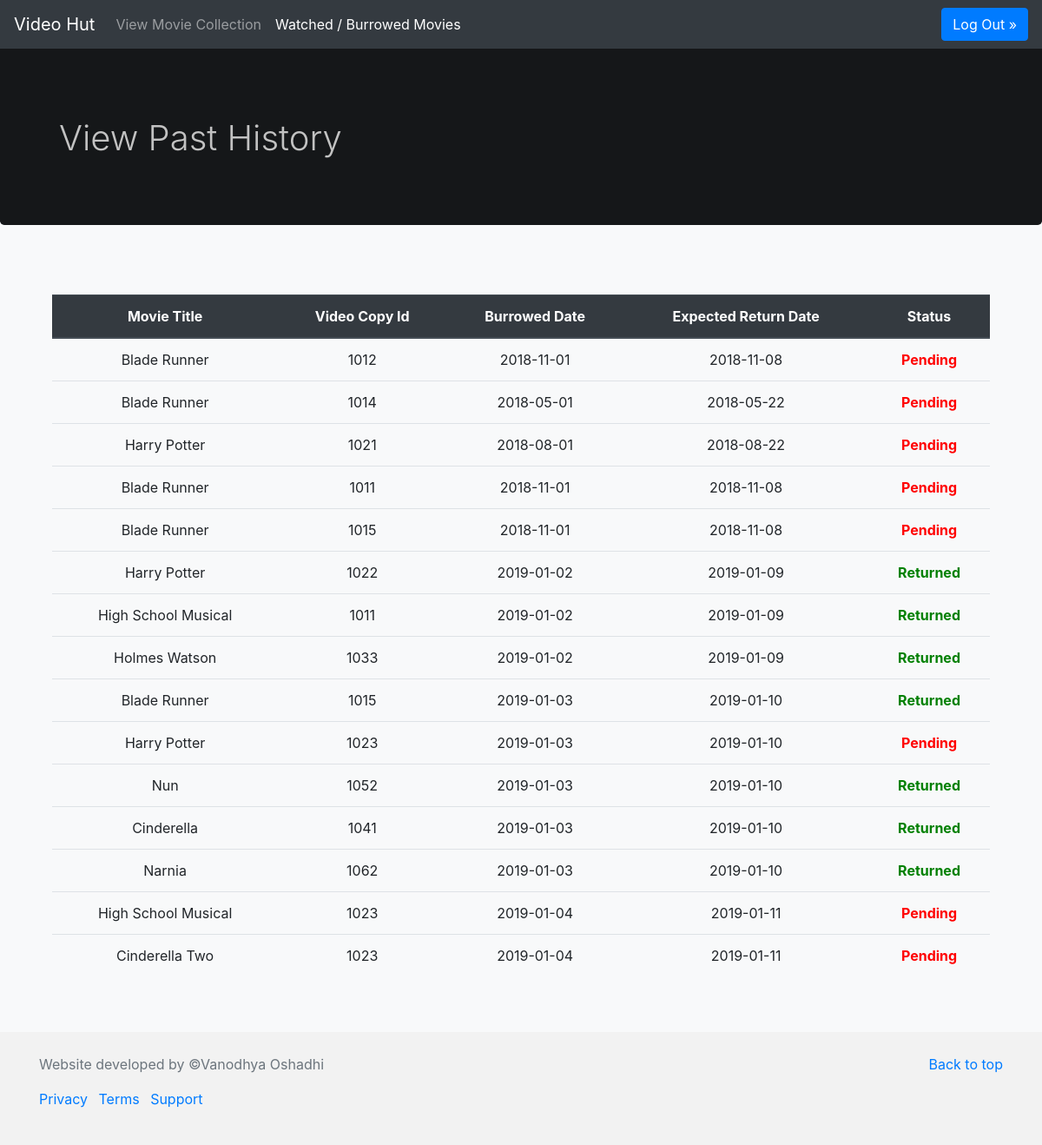
Screenshot of /pasthistory.php (signed in) with the database file from the repository.
### tables this page shows
CREATE TABLE `rental` (
  `rental_id` int(5) NOT NULL,
  `users_id` int(5) NOT NULL,
  `videoCopy_id` int(5) NOT NULL,
  `movie_id` int(5) NOT NULL,
  `burrowedDate` date NOT NULL,
  `expectedReturnDate` date NOT NULL,
  `isReturned` tinyint(1) NOT NULL DEFAULT '0'
);

CREATE TABLE `moviecollection` (
  `movie_id` int(5) NOT NULL,
  `moviePoster` varchar(50) NOT NULL,
  `movieTitle` varchar(25) NOT NULL,
  `year` int(4) NOT NULL,
  `genre` varchar(10) NOT NULL,
  `language` varchar(10) NOT NULL,
  `movieCertificate` char(125) DEFAULT NULL,
  `rating` int(1) NOT NULL,
  `qtyAvailable` int(1) NOT NULL DEFAULT '5',
  `qtyRented` int(1) NOT NULL DEFAULT '0'
);

### database.php (called while the page is built, shortened)
<?php
	class MySQLDatabase{
    private $connection;
    public function open_connection() {
        $this->connection = mysqli_connect(DB_SERVER, DB_USERNAME, DB_PASSWORD, DB_DATABASE);
    }
    public function query($sql){
        $result = mysqli_query($this->connection, $sql);
        return $result;
    }
    }
 $database = new MySQLDatabase();
?>

### class.Rental.php (the view, shortened to what this page needs)
<?php
require_once ("database.php");
class Rental{
	public function viewpasthistory() {
		global $database;
		$users_id=$_SESSION['users_id'];
		$sql5 = "SELECT moviecollection.movieTitle,rental.videoCopy_id,rental.burrowedDate,rental.expectedReturnDate,rental.isReturned FROM rental  INNER JOIN moviecollection on moviecollection.movie_id=rental.movie_id Where rental.users_id=$users_id";
		$result =  $database->query($sql5);
		if ($result->num_rows > 0) {
			while($row = $result->fetch_assoc()) {
				echo "<tr>";
				echo "<td>". $row["movieTitle"]."</td>";
				echo "<td>". $row["videoCopy_id"]."</td>";
				echo "<td>". $row["burrowedDate"]."</td>";
				echo "<td>". $row["expectedReturnDate"]."</td>";
				echo "<td>";
				switch ($row["isReturned"])
				{
					case 1 :
					echo "<b style='color:green';>Returned</b>";
					break;
					case 0 :
					echo "<b style='color:red';>Pending</b>";
				}
				echo "</td>";
				echo "</tr>";
			}
		} else {
			echo "No requests";
		}
	}
}

### rows the page displays
rental: movie.movieTitle "Blade Runner", videoCopy "1012", burrowedDate "2018-11-01", expectedReturnDate "2018-11-08", isReturned "Pending"
rental: movie.movieTitle "Blade Runner", videoCopy "1014", burrowedDate "2018-05-01", expectedReturnDate "2018-05-22", isReturned "Pending"
rental: movie.movieTitle "Harry Potter", videoCopy "1021", burrowedDate "2018-08-01", expectedReturnDate "2018-08-22", isReturned "Pending"
rental: movie.movieTitle "Blade Runner", videoCopy "1011", burrowedDate "2018-11-01", expectedReturnDate "2018-11-08", isReturned "Pending"
rental: movie.movieTitle "Blade Runner", videoCopy "1015", burrowedDate "2018-11-01", expectedReturnDate "2018-11-08", isReturned "Pending"
rental: movie.movieTitle "Harry Potter", videoCopy "1022", burrowedDate "2019-01-02", expectedReturnDate "2019-01-09", isReturned "Returned"
rental: movie.movieTitle "High School Musical", videoCopy "1011", burrowedDate "2019-01-02", expectedReturnDate "2019-01-09", isReturned "Returned"
rental: movie.movieTitle "Holmes Watson", videoCopy "1033", burrowedDate "2019-01-02", expectedReturnDate "2019-01-09", isReturned "Returned"
rental: movie.movieTitle "Blade Runner", videoCopy "1015", burrowedDate "2019-01-03", expectedReturnDate "2019-01-10", isReturned "Returned"
rental: movie.movieTitle "Harry Potter", videoCopy "1023", burrowedDate "2019-01-03", expectedReturnDate "2019-01-10", isReturned "Pending"
rental: movie.movieTitle "Nun", videoCopy "1052", burrowedDate "2019-01-03", expectedReturnDate "2019-01-10", isReturned "Returned"
rental: movie.movieTitle "Cinderella", videoCopy "1041", burrowedDate "2019-01-03", expectedReturnDate "2019-01-10", isReturned "Returned"
rental: movie.movieTitle "Narnia", videoCopy "1062", burrowedDate "2019-01-03", expectedReturnDate "2019-01-10", isReturned "Returned"
rental: movie.movieTitle "High School Musical", videoCopy "1023", burrowedDate "2019-01-04", expectedReturnDate "2019-01-11", isReturned "Pending"
rental: movie.movieTitle "Cinderella Two", videoCopy "1023", burrowedDate "2019-01-04", expectedReturnDate "2019-01-11", isReturned "Pending"
